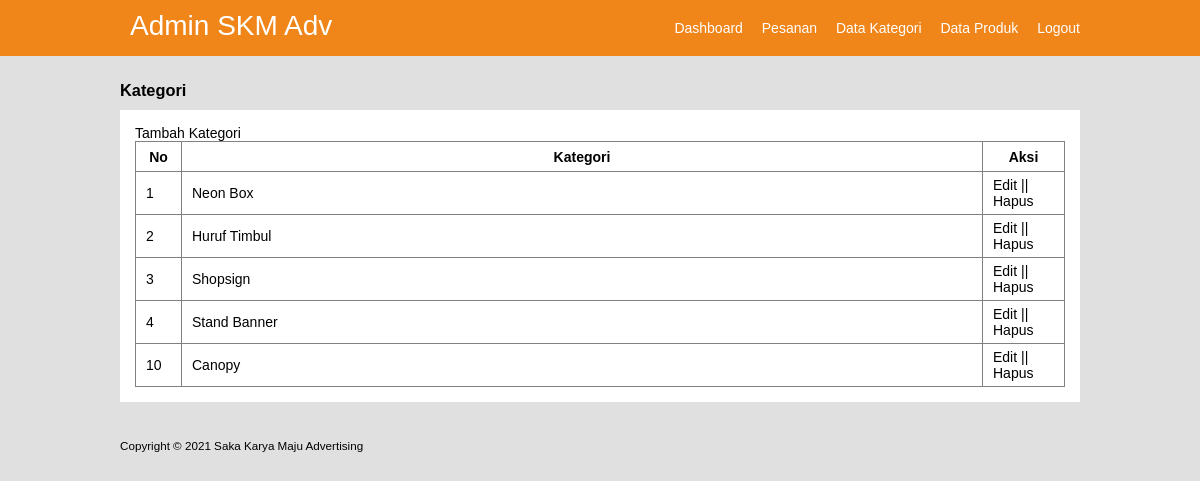
Screenshot of /kategori-data.php with the database file from the repository.
### tables this page shows
CREATE TABLE `d_kategori` (
  `kategori_id` int(11) NOT NULL,
  `kategori_name` varchar(225) NOT NULL
);

### kategori-data.php (the view, shortened to what this page needs)
<!doctype html>
<html lang="en">
  <head>
  	<link rel="stylesheet" type="text/css" href="css/style.css">
</head>
<body>
 <Header>
     <div class="container">
     <h1>
         <a href="">Admin SKM Adv</a>
        </h1>
        <ul>
            <li> <a href="dashboard.php">Dashboard</a></li>
            <li> <a href="pesanan.php">Pesanan</a></li>
            <li> <a href="kategori-data.php">Data Kategori</a></li>
            <li> <a href="produk-data.php">Data Produk</a></li>
            <li> <a href="keluar.php">Logout</a></li>
        </ul>
     </div>
 </Header>
 <div class="section">
     <div class="container">
         <h3> Kategori </h3>
         <div class="box">
         <p><a href="kategori-tambah.php">Tambah Kategori</a></p>
             <table border="1" cellspacing="0" class="table">
                 <thead>
                     <tr>
                         <th width="45px">No</th>
                         <th width="800px">Kategori</th>
                         <th colspan="2">Aksi</th>
                     </tr>
                 </thead>
                 <tbody>
                     <?php
                     include 'db.php';
                        $kategori = mysqli_query($conn, "SELECT * FROM d_kategori ORDER BY kategori_id ASC");
                        while($row = mysqli_fetch_array($kategori)){
                     ?>
                     <tr>
                         <td><?php echo $row['kategori_id']?></td>
                         <td><?php echo $row['kategori_name']?></td>
                         <td><a href="kategori-edit.php?id=<?php echo $row['kategori_id'] ?>"> Edit </a>  ||  <a href="kategori-hapus.php?idk=<?php echo $row['kategori_id'] ?>"> Hapus </a></td>
                     </tr>
                        <?php } ?>
                 </tbody>
             </table>
         </div>
     </div>
 </div>
 <footer>
    <div class="container">
        <small> Copyright &copy 2021 Saka Karya Maju Advertising </small>
    </div>
 </footer>
</body>
</html>

### css/style.css (style rules this page uses)
* { padding: 0; margin: 0; font-family: 'Quicksand', sans-serif; }
body { background-color: #f8f8f8; }
a { color:inherit; text-decoration: none; }
header { border: none; background-color: #F08519; color: white }
header h1 { float: left; padding: 10px; }
header ul { float: right; }
header ul li { display: inline-block; }
header ul li a { padding: 20px 0 20px 15px; display: inline-block; }
.container { width: 80%; margin: 0 auto; }
.container:after { content: ''; display: block; clear: both; }
.section { padding: 25px 0 ; }
.box { background-color: white; padding: 15px; margin: 10px 0; box-sizing:border-box ; }
.box:after { content : ''; display: block; clear: both; }
.table { width: 100%; border-collapse: collapse; }
.table tr { height: 30px; }
.table tr td { padding: 5px 10px ; }
* { margin: 0; padding: 0; font-family: sans-serif; }
h1 { text-align: center; font-weight: 300; }
body { margin: 0; padding: 0; background: #fefefe; font-size: 16px; color: 777; font-weight: 300; }
body { font-size: 14px; background-color:#e0e0e0; }

### rows the page displays
d_kategori: kategori_id "1", kategori_name "Neon Box"
d_kategori: kategori_id "2", kategori_name "Huruf Timbul"
d_kategori: kategori_id "3", kategori_name "Shopsign"
d_kategori: kategori_id "4", kategori_name "Stand Banner"
d_kategori: kategori_id "10", kategori_name "Canopy"
